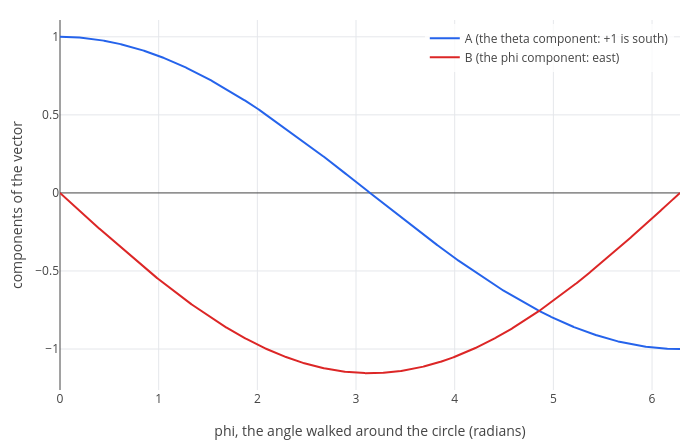

The cell this chart's notebook holds for it:
### Markdown cell above
The vector comes back pointing **north**: $A = -1$. It was never turned along the way, yet after one loop it is
reversed. The solution is $A = \cos(\phi\cos\theta_0)$, so the vector turns relative to the coordinate grid at rate
$\cos\theta_0$. `odeplot` takes the same arguments plus one more, what to draw: `[phi A]` puts the angle $\phi$ on
the horizontal axis and the component $A$ on the vertical one. Here are both components along the way:

### Code cell
pa = odeplot([sin(th)*cos(th)*B, -cos(th)/sin(th)*A], [A B], phi, [1 0], 0, 2*pi, [phi A]);
pb = odeplot([sin(th)*cos(th)*B, -cos(th)/sin(th)*A], [A B], phi, [1 0], 0, 2*pi, [phi B]);
labels(legend(show(pa, pb), "A (the theta component: +1 is south)", "B (the phi component: east)"), "phi, the angle walked around the circle (radians)", "components of the vector")

### Figure 1 — Plotly figure (JSON) as saved in the notebook; plotly's stock layout.template omitted (floating-point values rounded to 4 significant figures; data arrays with more than 128 entries replaced by an {"elided": "..."} marker saying what was removed)
{"data": [{"line": {"color": "#2563eb", "width": 2}, "mode": "lines", "name": "A (the theta component: +1 is south)", "type": "scatter", "x": {"elided": "2775 float values"}, "y": {"elided": "2775 float values"}}, {"line": {"color": "#dc2626", "width": 2}, "mode": "lines", "name": "B (the phi component: east)", "type": "scatter", "x": {"elided": "2807 float values"}, "y": {"elided": "2807 float values"}}], "layout": {"height": 440, "legend": {"bgcolor": "rgba(255,255,255,0.8)", "x": 0.99, "xanchor": "right", "y": 0.99, "yanchor": "top"}, "margin": {"b": 50, "l": 60, "r": 20, "t": 20}, "showlegend": true, "title": {"text": ""}, "width": 700, "xaxis": {"range": [0, 6.283], "title": {"text": "phi, the angle walked around the circle (radians)"}, "zeroline": true}, "yaxis": {"range": [-1.262, 1.108], "title": {"text": "components of the vector"}, "zeroline": true}}}
